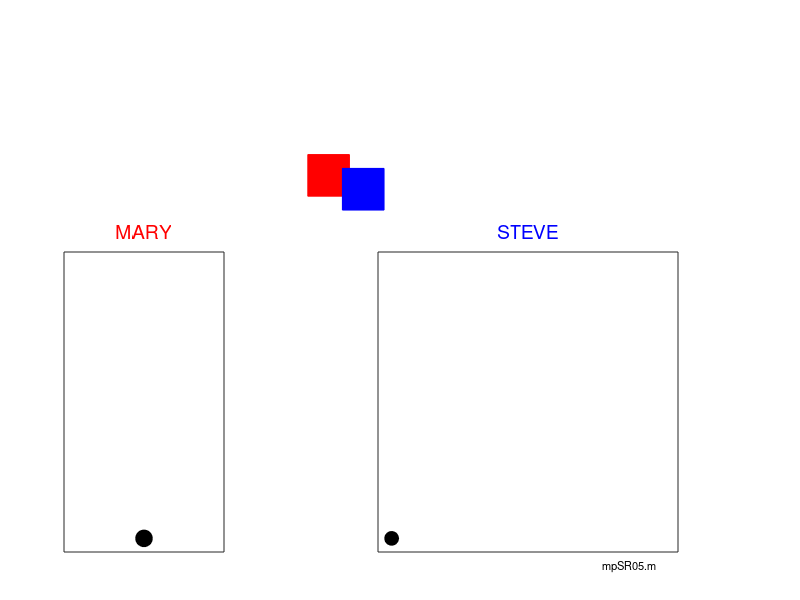

The MATLAB script that drew this image: (Note: this script raises an error after producing the figure.)
% mpSR03.m
% 190618  Matlab R2018b

% SPECIAL RELATIVITY ANIMATIONS
% Motion is relative;
%  A ball is thrown into the air.
%  Is the path of the ball a straight line or a parabola?
% The answer depends upon the observer

% DOING PHYSICS ONLINE 
%    https://d-arora.github.io/Doing-Physics-With-Matlab/
% Scripts
%     http://www.physics.usyd.edu.au/teach_res/mp/mscripts/

% VISUAL PHYSICS ONLINE
%    http://www.physics.usyd.edu.au/teach_res/hsp/sp/spHome.htm

% Documentation
%   http://www.physics.usyd.edu.au/teach_res/hsp/sp/mod72/mod72A.htm
% Ian Cooper  ian.cooper@sydney.edu.au
% School of Physics, University of Sydney

close all
clear
clc

% ANIMATION and GIF file ==============================================

% file name for animated gif   
    ag_name = 'ag_SR.gif'; 
% Delay in seconds before displaying the next image  
    delay = 0.1;
    frame1 = 0;

% SETUP ===============================================================

% Acceleration due to gravity
  ay = -10;
% Initial velocities
  v1x = 5;
  v1y = 20;
% Number of time steps
  nT = 51;

  
% CALCULATIONS  =======================================================

% Time
  tMax = abs(2*v1y/ay);
  t = linspace(0,tMax, nT);
% Displacements
  x = v1x.*t;
  y = v1y.*t + 0.5.*ay.*t.^2;
  
  
% GRAPHICS ============================================================

 figure(1)
   pos = [0.02 0.05 0.3 0.60];
   set(gcf,'Units','normalized')
   set(gcf,'Position',pos)
   set(gcf,'color','w')

   
 for cc = 1 : nT 
     
 % Mary -----------------------------------------------------    
 subplot('position',[0.08,0.08,0.2,0.50])
     xP = 0; yP = y(cc);
     Hplot = plot(xP,yP,'ok');
     set(Hplot,'markerfacecolor','k','markersize',12)
     hold on
     xlim([-1 1])
     ylim([-1 21])  
     
     set(gca,'fontsize',14)
     H = title('MARY'); 
     set(H,'fontweight','normal','color','r','fontsize',14)
     
     hold off
     set(gca,'xtick',[])
     set(gca,'ytick',[])
     
 % Steve --------------------------------------------------------------
  subplot('position',[0.36,0.08,0.6,0.50])
     xP = x(cc); yP = y(cc);
     Hplot = plot(xP,yP,'ok');
     set(Hplot,'markerfacecolor','k','markersize',10)
     hold on
    
     set(gca,'fontsize',14)
     H = title('STEVE'); 
     set(H,'fontweight','normal','color','b','fontsize',14)
     txt = '  mpSR05.m';
     H = text(15,-2,txt);
     set(H,'fontweight','normal','color','k','fontsize',8)
     set(gca,'xtick',[])
     set(gca,'ytick',[])
     axis equal
     hold off
     xlim([-1 21])
     ylim([-1 21])  
 
 % Steve and Mary --------------------------------------------------------------
 subplot('position',[0.08,0.65,0.8,0.30])
     xP = x(cc); yP = y(cc);
     Hplot = plot(xP,yP,'ok');
     set(Hplot,'markerfacecolor','k','markersize',10)
     hold on
     xP = x(cc); yP = 0;
     Hplot = plot(xP,yP,'sr');
     set(Hplot,'markerfacecolor','r','markersize',30)
     
     xP = 5; yP = -2;
     Hplot = plot(xP,yP,'sb');
     set(Hplot,'markerfacecolor','b','markersize',30)

     set(gca,'fontsize',14)
    
     set(gca,'ytick',[]) 
     axis equal
    
     xlim([-5 21])
     ylim([-5 21]) 
     axis off
     
     pause(0.1)
     hold off
  
         frame1 = frame1 + 1;
         frame = getframe(1);
         im = frame2im(frame);
         [imind,cm] = rgb2ind(im,256);
         % On the first loop, create the file. In subsequent loops, append.
         if frame1 == 1
           imwrite(imind,cm,ag_name,'gif','DelayTime',delay,'loopcount',inf);
         else
           imwrite(imind,cm,ag_name,'gif','DelayTime',delay,'writemode','append');
         end
end

   
